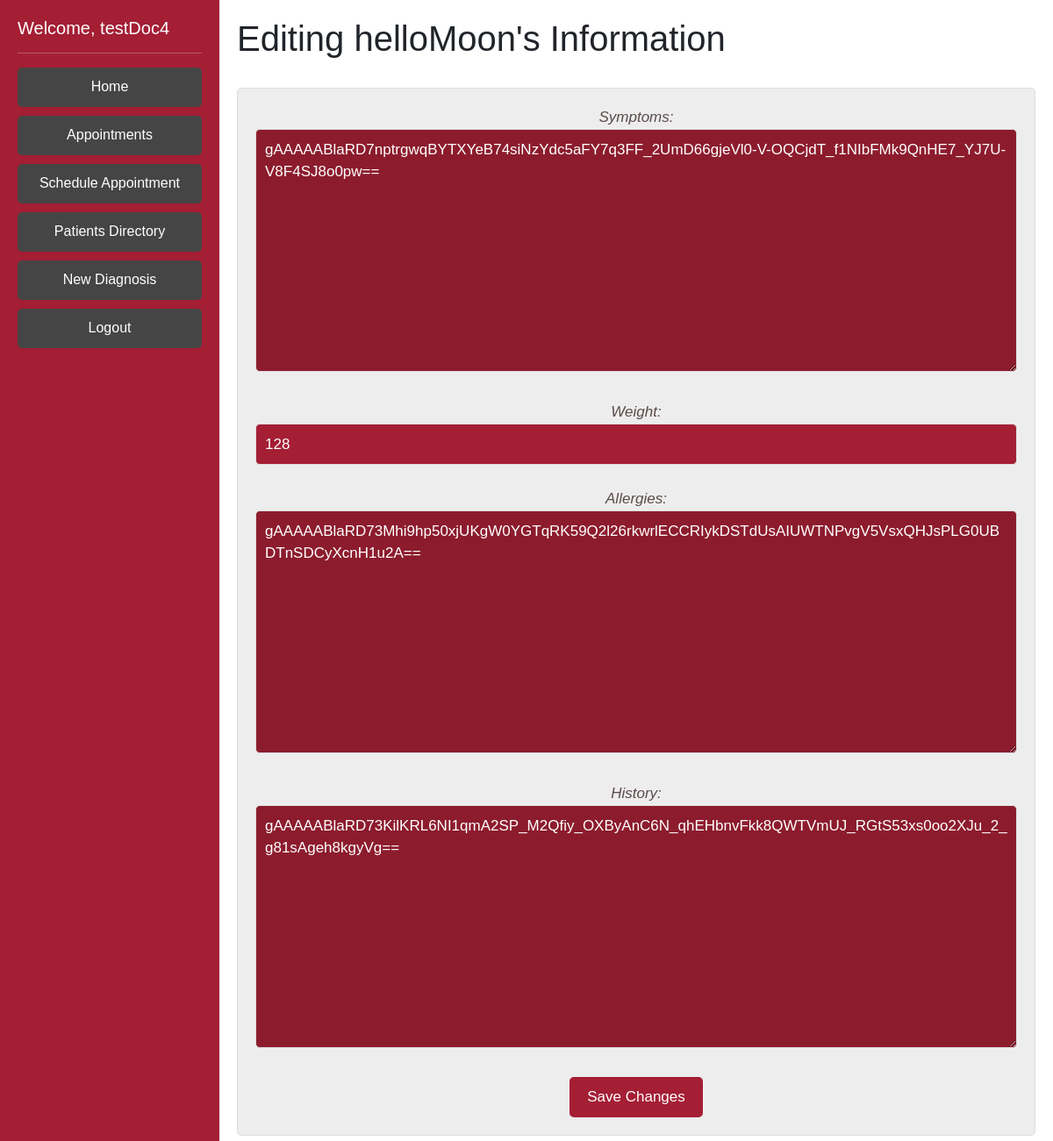
The page /editProfileDoctor/helloMoon/ (signed in) on the database as committed earlier.
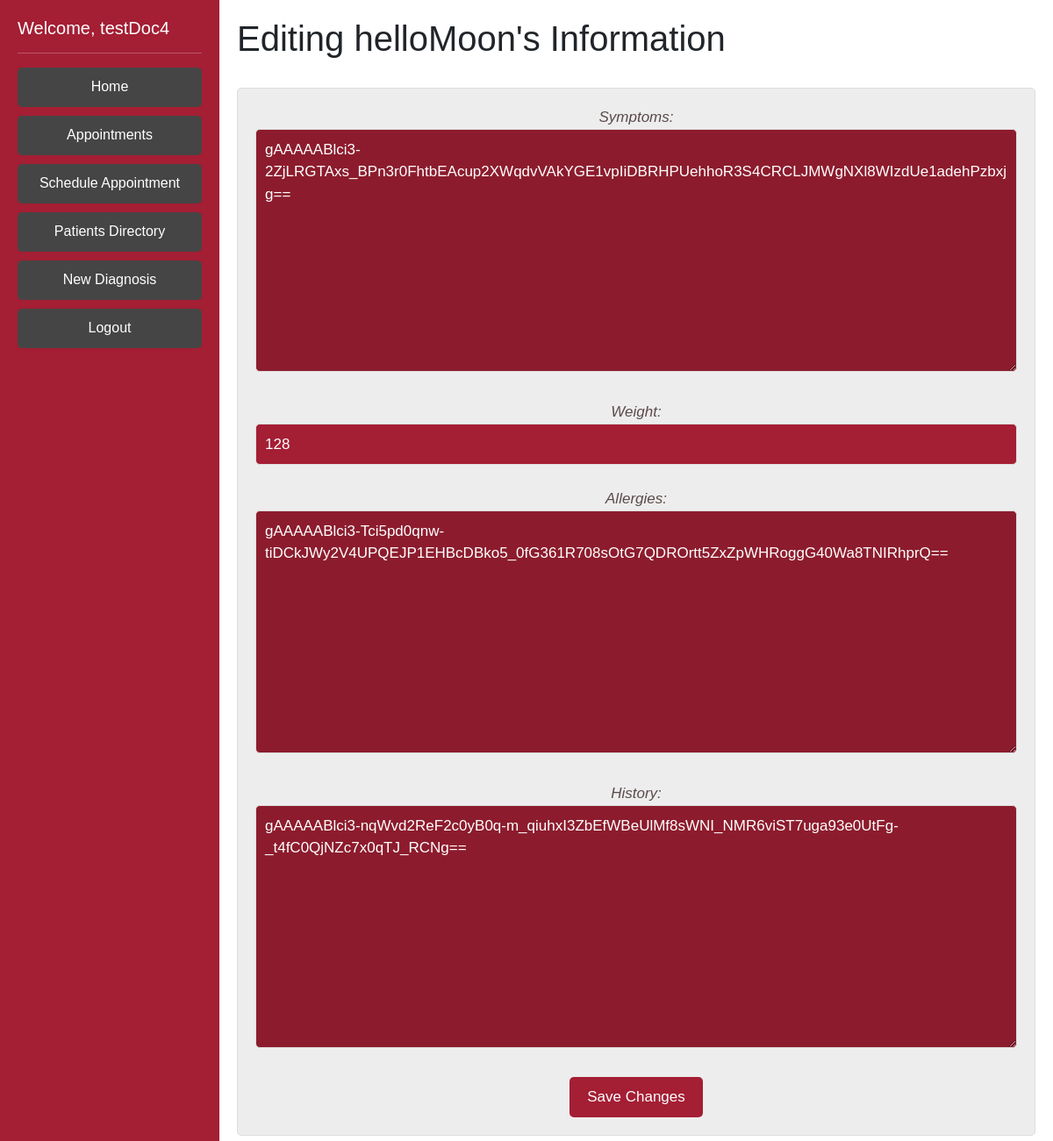
The same page on the database as committed later.
### DoctorPortal/models.py (models this page shows, shortened)
class Patient(AbstractBaseUser):
    phone = EncryptedIntegerField() # 1 (999)-999-9999 11 long
    ssn = EncryptedCharField(unique=True, max_length=9) #ssn should be unique
    address = EncryptedCharField(max_length=200, default= '')
    username = models.CharField(max_length=100, default = '', unique=True)
    password = EncryptedCharField(max_length=25, default='')
    createdAt = EncryptedDateTimeField(auto_now_add=True) # time the patient was created
    lastUpdated = EncryptedDateTimeField(auto_now=True) # time the patient info was last edited
    fname = models.CharField(max_length=50)
    lname = EncryptedCharField(max_length=50)
    sex = models.CharField(max_length=1) # M or F
    symptoms = EncryptedTextField(default='na') #large body of text
    age = models.PositiveIntegerField(validators=[MaxValueValidator(130), MinValueValidator(0)], default=None) # 0 - 130 yrs old
    weight = models.PositiveIntegerField(validators=[MinValueValidator(1), MaxValueValidator(2000)], default=None) # 1-2000lbs
    allergies = EncryptedTextField(default='na') # known allergies
    history = EncryptedTextField(default='na') # the medical history
    otp_verification_secret = models.CharField(max_length=50, default='')
    is_patient = models.BooleanField('patientStatus', default=True)
    is_doctor = models.BooleanField('doctorStatus', default=False)
    objects = PatientManager()
    USERNAME_FIELD = 'username'
    REQUIRED_FIELDS = []

### DoctorPortal/views.py (the view)
# urls.py: path('editProfileDoctor/<str:patientUsername>/', views.editProfileDoctor, name='editProfileDoctor'),
def editProfileDoctor(request, patientUsername):
    current_user = request.user
    if (current_user.is_doctor == False):
        return HttpResponseRedirect('/login')
    chosenPatient1 = Patient.objects.filter(username=patientUsername)
    chosenPatient = chosenPatient1[0]
    logging.debug(chosenPatient)
    if request.method == 'POST':
        form = EditProfileFormDoctor(user=current_user, data=request.POST, instance=chosenPatient)
        if form.is_valid() is True:
            chosenPatient.symptoms = form.cleaned_data['symptoms']
            chosenPatient.weight = form.cleaned_data['weight']
            chosenPatient.allergies = form.cleaned_data['allergies']
            chosenPatient.history = form.cleaned_data['history']
            chosenPatient.save()
            logging.debug(form.cleaned_data['symptoms'])
            logging.debug(form.cleaned_data['weight'])
            logging.debug(form.cleaned_data['allergies'])
            logging.debug(form.cleaned_data['history'])
            logging.debug("Successfully edited patient")
            logger.info(f"Doctor {current_user} edited patient profile {chosenPatient}  Date/Time: {current_datetime}")
            return redirect('viewPatients')
        else:
            return redirect('doctorHome')
    else:
        form = EditProfileFormDoctor(user=current_user, instance=chosenPatient)
    context = {
        'form':form, 'user': current_user, 'patient': chosenPatient
    }
    return render(request, 'editProfile_doctor.html', context)

### DoctorPortal/forms.py
class EditProfileFormDoctor(forms.ModelForm):
    def __init__(self, user, *args, **kwargs):
        self.user = user
        super(EditProfileFormDoctor, self).__init__(*args, **kwargs)
    class Meta:
        model = Patient
        exclude = ('createdAt', 'lastUpdated', 'staffUser', 'patient', 'updaterUsername', 'age', 'ssn', 'name', 'username', 'password', 'last_login', 'phone', 'address', 'fname', 'lname', 'is_doctor', 'is_patient', 'sex', 'otp_verification_secret',)

### DoctorPortal/templates/editProfile_doctor.html (shortened to what this page needs)
{% extends 'base_doctor.html' %}
{% block content %}
    <h1>Editing {{ patient.username }}'s Information</h1>
    <br>
    <form method="post" class="myformy">
        {{ form.as_p }}
        <button name="submit" type="submit">Save Changes</button>
      </form>
{% endblock content %}

Rows that differ between the two databases and show on the page:
changed Patient "helloMoon": symptoms "gAAAAABlaRD7nptrgwqBYTXYeB74siNzYdc5aFY7q3FF_2UmD66gjeVl0-V-OQCjdT_f1NIbFMk9QnHE7_YJ7U-V8F4SJ8o0pw==" → "gAAAAABlci3-2ZjLRGTAxs_BPn3r0FhtbEAcup2XWqdvVAkYGE1vpIiDBRHPUehhoR3S4CRCLJMWgNXl8WIzdUe1adehPzbxjg=="; allergies "gAAAAABlaRD73Mhi9hp50xjUKgW0YGTqRK59Q2l26rkwrlECCRIykDSTdUsAIUWTNPvgV5VsxQHJsPLG0UBDTnSDCyXcnH1u2A==" → "gAAAAABlci3-Tci5pd0qnw-tiDCkJWy2V4UPQEJP1EHBcDBko5_0fG361R708sOtG7QDROrtt5ZxZpWHRoggG40Wa8TNIRhprQ=="; history "gAAAAABlaRD73KilKRL6NI1qmA2SP_M2Qfiy_OXByAnC6N_qhEHbnvFkk8QWTVmUJ_RGtS53xs0oo2XJu_2_g81sAgeh8kgyVg==" → "gAAAAABlci3-nqWvd2ReF2c0yB0q-m_qiuhxI3ZbEfWBeUlMf8sWNI_NMR6viST7uga93e0UtFg-_t4fC0QjNZc7x0qTJ_RCNg=="
